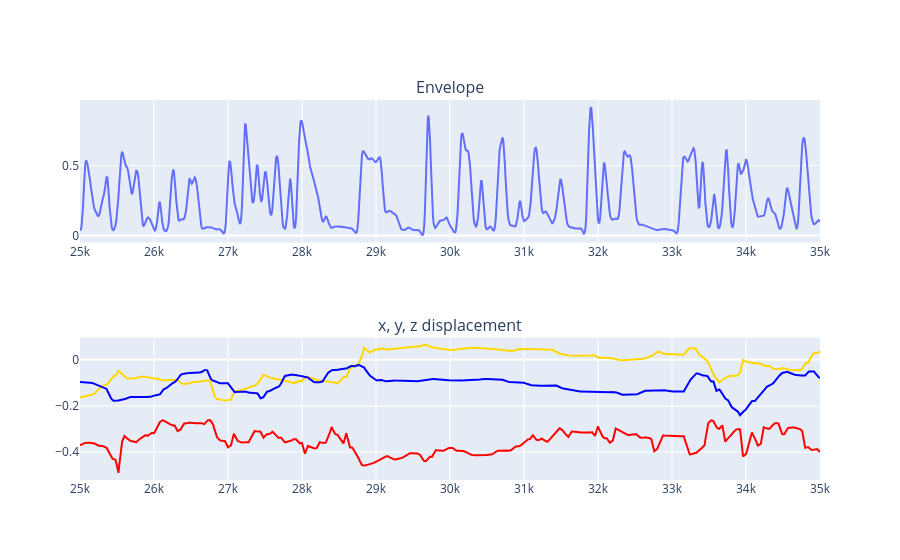

Here is the notebook cell this chart was saved with:
### Markdown cell above
## Inspecting data, deriving some motion tracking measures, and applying smoothing

So we now have a 'merged' data file that contains fully time aligned data about movement and acoustics. Our first multimodal time series object! Lets do some plotting of the amplitude envelope against the position traced we have of the index finger for an arbitrary 5 second sample.

### Code cell
import plotly.graph_objects as go
from plotly.subplots import make_subplots

# Assuming you have a DataFrame named 'merged', were taking a subsample from it
sample = merged[merged['time'].between(25000, 35000)]

# Create the first plot
fig1 = go.Figure()
fig1.add_trace(go.Scatter(x=sample['time'], y=sample['env'], mode='lines'))

# Create the second plot
fig2 = go.Figure()
fig2.add_trace(go.Scatter(x=sample['time'], y=sample['Z_RIGHT_WRIST'], name='z', mode='lines', line=dict(color='red')))
fig2.add_trace(go.Scatter(x=sample['time'], y=sample['Y_RIGHT_WRIST'], name='y', mode='lines', line=dict(color='gold')))
fig2.add_trace(go.Scatter(x=sample['time'], y=sample['X_RIGHT_WRIST'], name='x', mode='lines', line=dict(color='blue')))

# Create subplots
fig = make_subplots(rows=2, cols=1, subplot_titles=('Envelope', 'x, y, z displacement'))

# Add the plots to the subplots
fig.add_trace(fig1.data[0], row=1, col=1)
fig.add_trace(fig2.data[0], row=2, col=1)
fig.add_trace(fig2.data[1], row=2, col=1)
fig.add_trace(fig2.data[2], row=2, col=1)

# Update the subplots layout
fig.update_layout(showlegend=False)

# Display the subplots
fig.show()

### Figure 1 — Plotly figure (JSON) as saved in the notebook; plotly's stock layout.template omitted (floating-point values rounded to 4 significant figures; data arrays with more than 128 entries replaced by an {"elided": "..."} marker saying what was removed)
{"data": [{"mode": "lines", "type": "scatter", "x": {"elided": "1001 int values"}, "xaxis": "x", "y": {"elided": "1001 float values"}, "yaxis": "y"}, {"line": {"color": "red"}, "mode": "lines", "name": "z", "type": "scatter", "x": {"elided": "1001 int values"}, "xaxis": "x2", "y": {"elided": "1001 float values"}, "yaxis": "y2"}, {"line": {"color": "gold"}, "mode": "lines", "name": "y", "type": "scatter", "x": {"elided": "1001 int values"}, "xaxis": "x2", "y": {"elided": "1001 float values"}, "yaxis": "y2"}, {"line": {"color": "blue"}, "mode": "lines", "name": "x", "type": "scatter", "x": {"elided": "1001 int values"}, "xaxis": "x2", "y": {"elided": "1001 float values"}, "yaxis": "y2"}], "layout": {"annotations": [{"font": {"size": 16}, "showarrow": false, "text": "Envelope", "x": 0.5, "xanchor": "center", "xref": "paper", "y": 1, "yanchor": "bottom", "yref": "paper"}, {"font": {"size": 16}, "showarrow": false, "text": "x, y, z displacement", "x": 0.5, "xanchor": "center", "xref": "paper", "y": 0.375, "yanchor": "bottom", "yref": "paper"}], "showlegend": false, "xaxis": {"anchor": "y", "domain": [0, 1]}, "xaxis2": {"anchor": "y2", "domain": [0, 1]}, "yaxis": {"anchor": "x", "domain": [0.625, 1]}, "yaxis2": {"anchor": "x2", "domain": [0, 0.375]}}}
